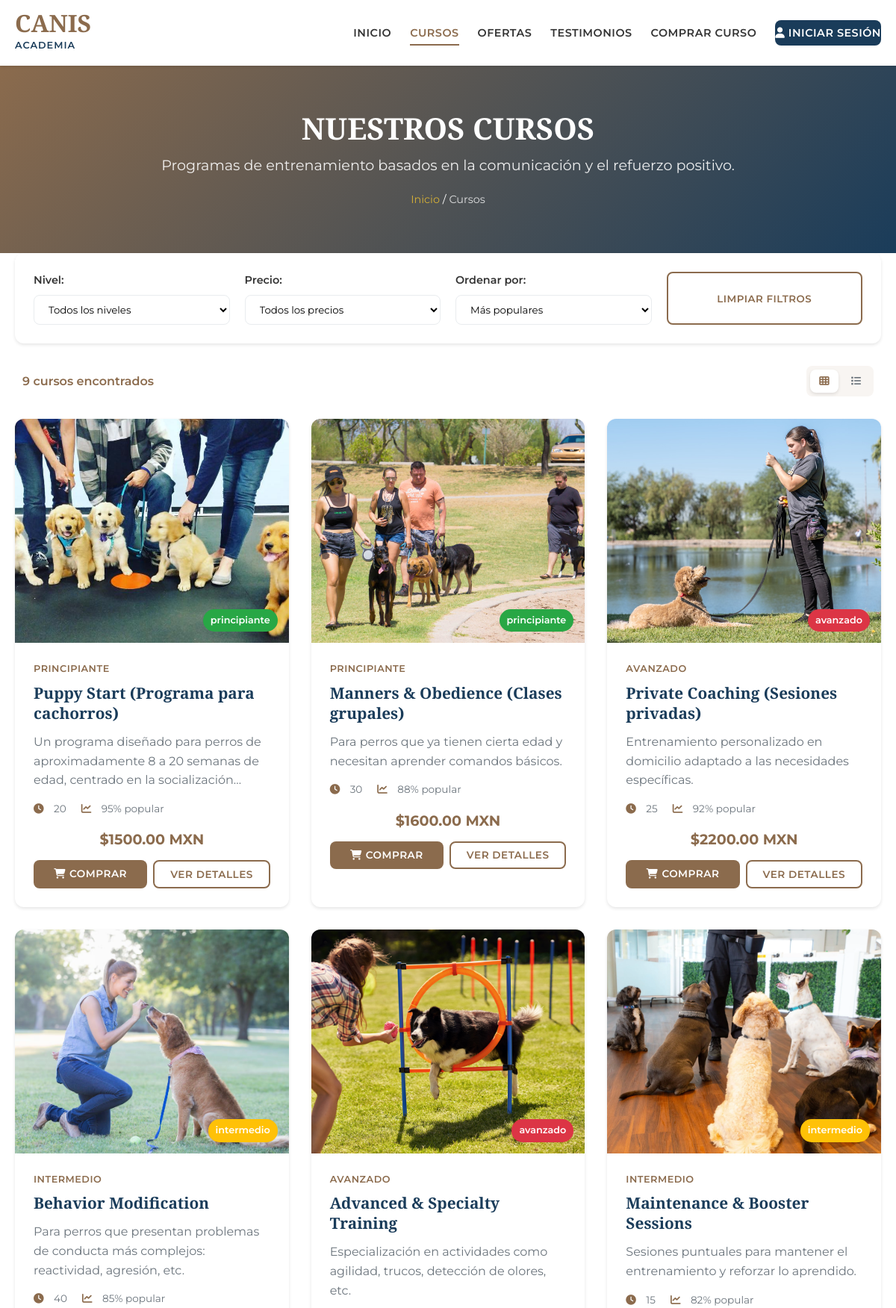
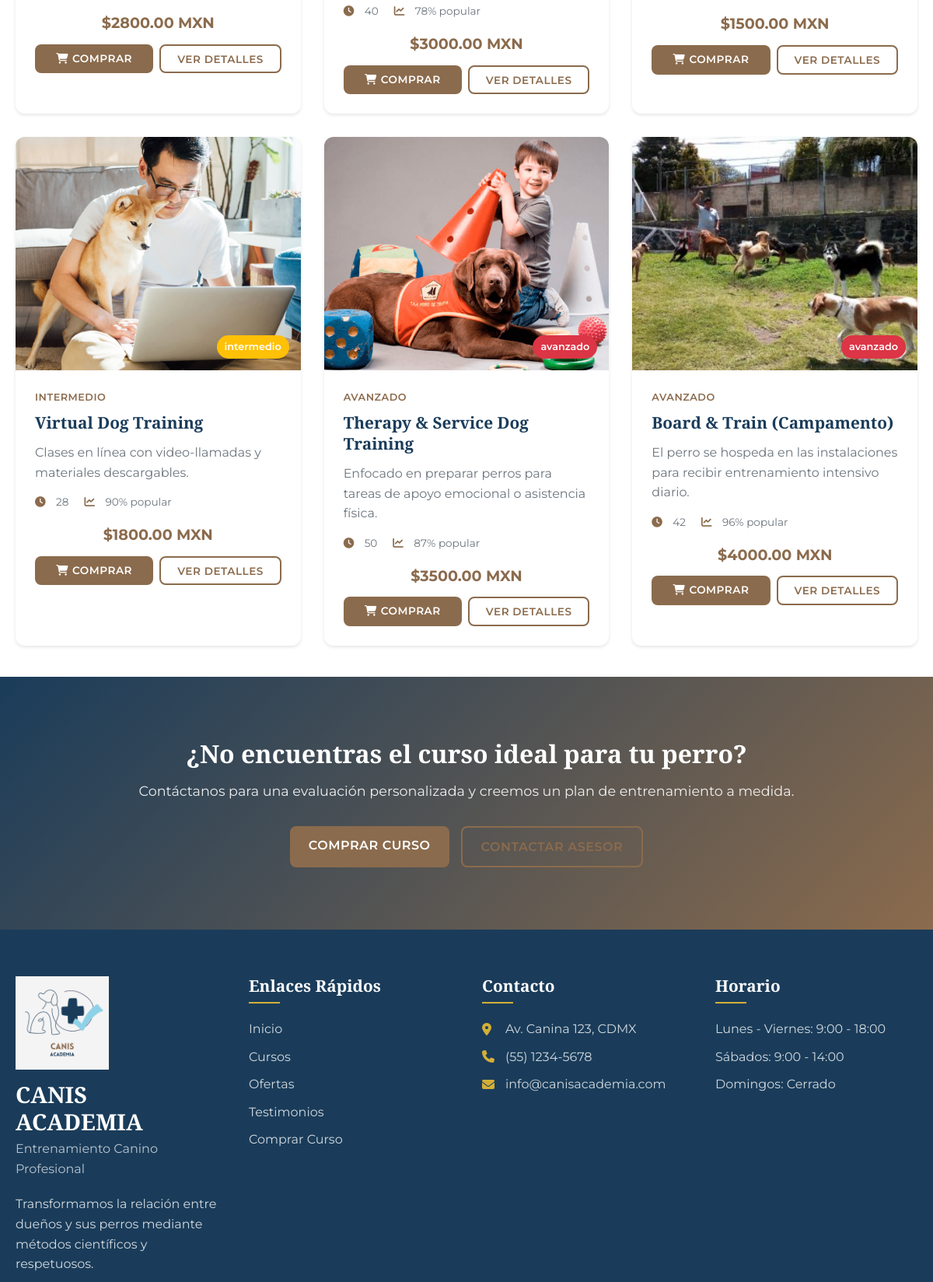
Screenshot of /cursos/ (upper part) with the database file from the repository (2 pictures, top to bottom).
### app_Entrenamiento_Canino/models.py (models this page shows, shortened)
class Curso(models.Model):
    nombre = models.CharField(max_length=100)
    descripcion = models.TextField()
    precio = models.DecimalField(max_digits=10, decimal_places=2)
    duracion = models.IntegerField(help_text="Duración en horas")
    nivel = models.CharField(max_length=20, choices=[
        ('principiante', 'Principiante'),
        ('intermedio', 'Intermedio'),
        ('avanzado', 'Avanzado')
    ])
    imagen = models.ImageField(upload_to='cursos/', null=True, blank=True)
    activo = models.BooleanField(default=True)
    fecha_creacion = models.DateTimeField(auto_now_add=True)
    class Meta:
        verbose_name = "Curso"
        verbose_name_plural = "Cursos"

### app_Entrenamiento_Canino/views.py (the view)
# urls.py: path('cursos/', views.cursos, name='cursos'),
def cursos(request):
    cursos_lista = Curso.objects.all()
    categorias = Curso.objects.values_list('nivel', flat=True).distinct()
    return render(request, 'website/cursos.html', {
        'cursos': cursos_lista,
        'categorias': categorias
    })

### app_Entrenamiento_Canino/templates/website/cursos.html (shortened to what this page needs)
{% load static %}
<!DOCTYPE html>
<html lang="es">
<head>
    <link rel="stylesheet" href="{% static 'website/css/styles.css' %}">
    <link rel="stylesheet" href="https://cdnjs.cloudflare.com/ajax/libs/font-awesome/6.4.0/css/all.min.css">
</head>
<body>
    {% include 'website/partials/navbar.html' %}
    <main class="content-main">
        <section class="page-header">
            <div class="container">
                <h1 class="page-title">NUESTROS CURSOS</h1>
                <p class="page-subtitle">Programas de entrenamiento basados en la comunicación y el refuerzo positivo.</p>
                <div class="breadcrumb">
                    <a href="{% url 'home' %}">Inicio</a> / <span>Cursos</span>
                </div>
            </div>
        </section>
        <section class="courses-section">
            <div class="container">
                <div class="courses-filters">
                    <div class="filter-group">
                        <label for="level-filter">Nivel:</label>
                        <select id="level-filter" class="filter-select">
                            <option value="all">Todos los niveles</option>
                        </select>
                    </div>
                    <div class="filter-group">
                        <label for="price-filter">Precio:</label>
                        <select id="price-filter" class="filter-select">
                            <option value="all">Todos los precios</option>
                        </select>
                    </div>
                    <div class="filter-group">
                        <label for="sort-filter">Ordenar por:</label>
                        <select id="sort-filter" class="filter-select">
                            <option value="popular">Más populares</option>
                        </select>
                    </div>
                    <button id="reset-filters" class="btn btn-outline">Limpiar Filtros</button>
                </div>
                <div class="courses-stats">
                    <div class="stat-item">
                        <span id="courses-count">{{ cursos|length }}</span> cursos encontrados
                    </div>
                    <div class="view-options">
                        <button class="view-btn active" data-view="grid">
                            <i class="fas fa-th"></i>
                        </button>
                        <button class="view-btn" data-view="list">
                            <i class="fas fa-list"></i>
                        </button>
                    </div>
                </div>
                <div class="courses-container">
                    <div class="courses-grid" id="courses-container">
                        {% for curso in cursos %}
                        <div class="course-card"
                             data-id="{{ curso.id }}"
                             data-categoria="{{ curso.nivel|lower|slugify }}"
                             data-nivel="{{ curso.nivel }}"
                             data-precio="{{ curso.precio }}"
                             data-nombre="{{ curso.nombre }}"
                             data-popularidad="{% cycle '95' '88' '92' '85' '78' '82' '90' '87' '96' %}">
                            <div class="course-image">
                                {% if curso.imagen %}
                                    <img src="{{ curso.imagen.url }}"
                                         alt="{{ curso.nombre }}"
                                         onerror="this.onerror=null; this.src='{% static 'website/images/default-course.jpg' %}'">
                                {% else %}
                                    <img src="{% static 'website/images/default-course.jpg' %}"
                                         alt="{{ curso.nombre }}">
                                {% endif %}
                                <div class="course-level {{ curso.nivel|lower }}">{{ curso.nivel }}</div>
                            </div>
                            <div class="course-content">
                                <div class="course-category">{{ curso.nivel }}</div>
                                <h3 class="course-title">{{ curso.nombre }}</h3>
                                <p class="course-description">{{ curso.descripcion|truncatewords:30 }}</p>
                                <div class="course-meta">
                                    <div class="meta-item">
                                        <i class="fas fa-clock"></i>
                                        <span>{{ curso.duracion }}</span>
                                    </div>
                                    <div class="meta-item">
                                        <i class="fas fa-chart-line"></i>
                                        <span>{% cycle '95' '88' '92' '85' '78' '82' '90' '87' '96' %}% popular</span>
                                    </div>
                                </div>
                                <div class="course-price-section">
                                    <div class="price-container">
                                        <span class="current-price">${{ curso.precio }} MXN</span>
                                    </div>
                                    <div class="course-actions">
                                        <a href="{% url 'comprar_curso' %}?id={{ curso.id }}" class="btn btn-primary">
                                            <i class="fas fa-shopping-cart"></i> Comprar
                                        </a>
                                        <button class="btn btn-outline view-details" data-id="{{ curso.id }}">
                                            <a href="{% url 'detalle_curso' curso.id %}">Ver Detalles</a>
                                        </button>
                                    </div>
                                </div>
                            </div>
                        </div>
                        {% empty %}
                        <div class="no-results">
                            <i class="fas fa-search"></i>
                            <h3>No se encontraron cursos</h3>
                            <p>Pronto agregaremos nuevos cursos.</p>
                        </div>
                        {% endfor %}
                    </div>
                </div>
            </div>
        </section>
        <section class="cta-section">
            <div class="container">
                <div class="cta-content">
                    <h2>¿No encuentras el curso ideal para tu perro?</h2>
                    <p>Contáctanos para una evaluación personalizada y creemos un plan de entrenamiento a medida.</p>
                    <div class="cta-buttons">
                        <a href="{% url 'comprar_curso' %}" class="btn btn-primary">Comprar Curso</a>
                        <a href="#" class="btn btn-outline" id="contact-advisor">Contactar Asesor</a>
                    </div>
                </div>
            </div>
        </section>
    </main>
    {% include 'website/partials/footer.html' %}
</body>
</html>

### rows the page displays
Curso: imagen (picture), nivel "principiante", nivel "PRINCIPIANTE", nombre "Puppy Start (Programa para cachorros)", descripcion "Un programa diseñado para perros de aproximadamente 8 a 20 semanas de edad, centrado en la…", duracion "20", precio "1500.00"
Curso: imagen (picture), nivel "principiante", nivel "PRINCIPIANTE", nombre "Manners & Obedience (Clases grupales)", descripcion "Para perros que ya tienen cierta edad y necesitan aprender comandos básicos.", duracion "30", precio "1600.00"
Curso: imagen (picture), nivel "avanzado", nivel "AVANZADO", nombre "Private Coaching (Sesiones privadas)", descripcion "Entrenamiento personalizado en domicilio adaptado a las necesidades específicas.", duracion "25", precio "2200.00"
Curso: imagen (picture), nivel "intermedio", nivel "INTERMEDIO", nombre "Behavior Modification", descripcion "Para perros que presentan problemas de conducta más complejos: reactividad, agresión, etc.", duracion "40", precio "2800.00"
Curso: imagen (picture), nivel "avanzado", nivel "AVANZADO", nombre "Advanced & Specialty Training", descripcion "Especialización en actividades como agilidad, trucos, detección de olores, etc.", duracion "40", precio "3000.00"
Curso: imagen (picture), nivel "intermedio", nivel "INTERMEDIO", nombre "Maintenance & Booster Sessions", descripcion "Sesiones puntuales para mantener el entrenamiento y reforzar lo aprendido.", duracion "15", precio "1500.00"
Curso: imagen (picture), nivel "intermedio", nivel "INTERMEDIO", nombre "Virtual Dog Training", descripcion "Clases en línea con video-llamadas y materiales descargables.", duracion "28", precio "1800.00"
Curso: imagen (picture), nivel "avanzado", nivel "AVANZADO", nombre "Therapy & Service Dog Training", descripcion "Enfocado en preparar perros para tareas de apoyo emocional o asistencia física.", duracion "50", precio "3500.00"
Curso: imagen (picture), nivel "avanzado", nivel "AVANZADO", nombre "Board & Train (Campamento)", descripcion "El perro se hospeda en las instalaciones para recibir entrenamiento intensivo diario.", duracion "42", precio "4000.00"

### other values shown
{{ cursos|length }} "9"
